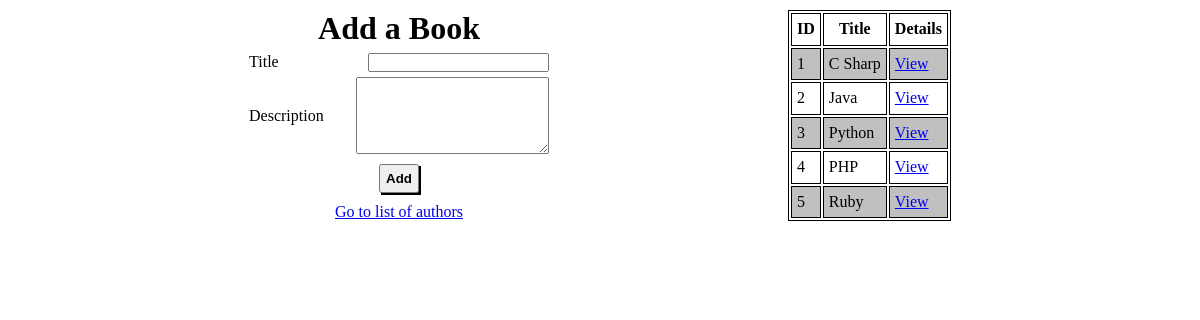
Before: / with the older database file.
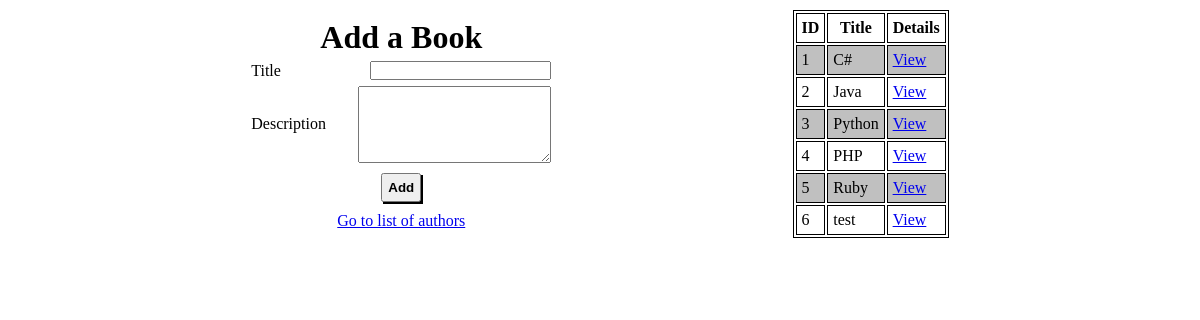
After: the same page with the newer database file.
### books_authors_app/models.py (models this page shows)
class Book(models.Model):
    title = models.CharField(max_length=255)
    desc = models.TextField(null=True)
    created_at = models.DateTimeField(auto_now_add=True)
    updated_at = models.DateTimeField(auto_now=True)

### books_authors_app/views.py (the view)
# urls.py: path('', views.index),
def index(request):
    context = {
        "books_list": Book.objects.all(),
        "authors_list": Author.objects.all()
    }
    return render(request, "index.html", context)

### books_authors_app/templates/index.html (shortened to what this page needs)
<!DOCTYPE html>
<html lang="en">
<head>
    {% load static %}
    <link rel="stylesheet" type="text/css" href="{% static "styles.css" %}">
</head>
<body>
    <div id="container">
            <form action="/add_book" method="POST">
                <h1>Add a Book</h1>
                <p>
                    Title
                    <input type="text" name="bTitle" id="bTitle">
                </p>
                <p>
                    Description
                    <textarea name="bDesc" id="bDesc" rows="5" cols="22"></textarea>
                </p>
                <button type="submit" value="submit">Add</button>
                <a href="/authors">Go to list of authors</a>
            </form>
        <table>
            <tr>
                <th>ID</th>
                <th>Title</th>
                <th>Details</th>
            </tr>
            {% for books in books_list %}
                <tr>
                    <td>{{ books.id }}</td>
                    <td>{{ books.title }}</td>
                    <td><a href="/books/{{books.id}}">View</a></td>
                </tr>
            {% endfor %}
        </table>
    </div>
</body>
</html>

Changed rows visible on the page:
changed Book id 1: title "C Sharp" → "C#"
added Book: id "6", title "test"
